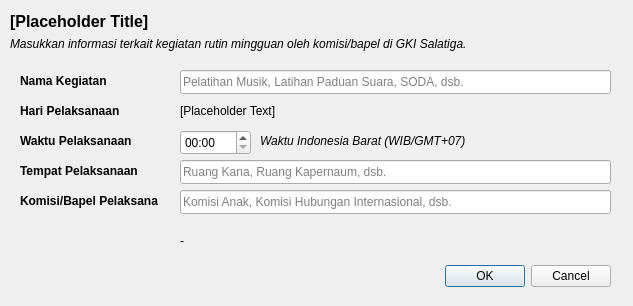
<?xml version="1.0" encoding="UTF-8"?>
<ui version="4.0">
 <class>Dialog</class>
 <widget class="QDialog" name="Dialog">
  <property name="windowModality">
   <enum>Qt::WindowModal</enum>
  </property>
  <property name="geometry">
   <rect>
    <x>0</x>
    <y>0</y>
    <width>633</width>
    <height>306</height>
   </rect>
  </property>
  <property name="windowTitle">
   <string>Tambah/Edit Agenda</string>
  </property>
  <widget class="QDialogButtonBox" name="button_box">
   <property name="geometry">
    <rect>
     <x>20</x>
     <y>260</y>
     <width>591</width>
     <height>32</height>
    </rect>
   </property>
   <property name="orientation">
    <enum>Qt::Horizontal</enum>
   </property>
   <property name="standardButtons">
    <set>QDialogButtonBox::Cancel|QDialogButtonBox::Ok</set>
   </property>
  </widget>
  <widget class="QLabel" name="app_title">
   <property name="geometry">
    <rect>
     <x>10</x>
     <y>10</y>
     <width>391</width>
     <height>21</height>
    </rect>
   </property>
   <property name="font">
    <font>
     <pointsize>12</pointsize>
     <weight>75</weight>
     <bold>true</bold>
    </font>
   </property>
   <property name="text">
    <string>[Placeholder Title]</string>
   </property>
   <property name="alignment">
    <set>Qt::AlignBottom|Qt::AlignLeading|Qt::AlignLeft</set>
   </property>
  </widget>
  <widget class="QLabel" name="app_title_2">
   <property name="geometry">
    <rect>
     <x>10</x>
     <y>30</y>
     <width>601</width>
     <height>21</height>
    </rect>
   </property>
   <property name="font">
    <font>
     <pointsize>9</pointsize>
     <weight>50</weight>
     <italic>true</italic>
     <bold>false</bold>
    </font>
   </property>
   <property name="text">
    <string>Masukkan informasi terkait kegiatan rutin mingguan oleh komisi/bapel di GKI Salatiga.</string>
   </property>
   <property name="alignment">
    <set>Qt::AlignBottom|Qt::AlignLeading|Qt::AlignLeft</set>
   </property>
  </widget>
  <widget class="QLabel" name="label_5">
   <property name="geometry">
    <rect>
     <x>20</x>
     <y>70</y>
     <width>151</width>
     <height>21</height>
    </rect>
   </property>
   <property name="font">
    <font>
     <weight>75</weight>
     <bold>true</bold>
    </font>
   </property>
   <property name="text">
    <string>Nama Kegiatan</string>
   </property>
  </widget>
  <widget class="QLabel" name="label_6">
   <property name="geometry">
    <rect>
     <x>20</x>
     <y>100</y>
     <width>151</width>
     <height>21</height>
    </rect>
   </property>
   <property name="font">
    <font>
     <weight>75</weight>
     <bold>true</bold>
    </font>
   </property>
   <property name="text">
    <string>Hari Pelaksanaan</string>
   </property>
  </widget>
  <widget class="QLabel" name="label_7">
   <property name="geometry">
    <rect>
     <x>20</x>
     <y>130</y>
     <width>151</width>
     <height>21</height>
    </rect>
   </property>
   <property name="font">
    <font>
     <weight>75</weight>
     <bold>true</bold>
    </font>
   </property>
   <property name="text">
    <string>Waktu Pelaksanaan</string>
   </property>
  </widget>
  <widget class="QLabel" name="label_8">
   <property name="geometry">
    <rect>
     <x>20</x>
     <y>160</y>
     <width>151</width>
     <height>21</height>
    </rect>
   </property>
   <property name="font">
    <font>
     <weight>75</weight>
     <bold>true</bold>
    </font>
   </property>
   <property name="text">
    <string>Tempat Pelaksanaan</string>
   </property>
  </widget>
  <widget class="QLineEdit" name="field_name">
   <property name="geometry">
    <rect>
     <x>180</x>
     <y>70</y>
     <width>431</width>
     <height>24</height>
    </rect>
   </property>
   <property name="placeholderText">
    <string>Pelatihan Musik, Latihan Paduan Suara, SODA, dsb.</string>
   </property>
  </widget>
  <widget class="QLineEdit" name="field_place">
   <property name="geometry">
    <rect>
     <x>180</x>
     <y>160</y>
     <width>431</width>
     <height>24</height>
    </rect>
   </property>
   <property name="placeholderText">
    <string>Ruang Kana, Ruang Kapernaum, dsb.</string>
   </property>
  </widget>
  <widget class="QLabel" name="label_status">
   <property name="geometry">
    <rect>
     <x>180</x>
     <y>230</y>
     <width>431</width>
     <height>21</height>
    </rect>
   </property>
   <property name="text">
    <string>-</string>
   </property>
  </widget>
  <widget class="QTimeEdit" name="event_time">
   <property name="geometry">
    <rect>
     <x>180</x>
     <y>130</y>
     <width>71</width>
     <height>25</height>
    </rect>
   </property>
   <property name="displayFormat">
    <string>HH:mm</string>
   </property>
  </widget>
  <widget class="QLineEdit" name="field_representative">
   <property name="geometry">
    <rect>
     <x>180</x>
     <y>190</y>
     <width>431</width>
     <height>24</height>
    </rect>
   </property>
   <property name="placeholderText">
    <string>Komisi Anak, Komisi Hubungan Internasional, dsb.</string>
   </property>
  </widget>
  <widget class="QLabel" name="label_9">
   <property name="geometry">
    <rect>
     <x>20</x>
     <y>190</y>
     <width>151</width>
     <height>21</height>
    </rect>
   </property>
   <property name="font">
    <font>
     <weight>75</weight>
     <bold>true</bold>
    </font>
   </property>
   <property name="text">
    <string>Komisi/Bapel Pelaksana</string>
   </property>
  </widget>
  <widget class="QLabel" name="label_10">
   <property name="geometry">
    <rect>
     <x>260</x>
     <y>130</y>
     <width>291</width>
     <height>21</height>
    </rect>
   </property>
   <property name="font">
    <font>
     <weight>50</weight>
     <italic>true</italic>
     <bold>false</bold>
    </font>
   </property>
   <property name="text">
    <string>Waktu Indonesia Barat (WIB/GMT+07)</string>
   </property>
  </widget>
  <widget class="QLabel" name="field_day">
   <property name="geometry">
    <rect>
     <x>180</x>
     <y>100</y>
     <width>431</width>
     <height>21</height>
    </rect>
   </property>
   <property name="font">
    <font>
     <weight>50</weight>
     <italic>false</italic>
     <bold>false</bold>
    </font>
   </property>
   <property name="text">
    <string>[Placeholder Text]</string>
   </property>
  </widget>
 </widget>
 <tabstops>
  <tabstop>field_name</tabstop>
  <tabstop>event_time</tabstop>
  <tabstop>field_place</tabstop>
  <tabstop>field_representative</tabstop>
 </tabstops>
 <resources/>
 <connections>
  <connection>
   <sender>button_box</sender>
   <signal>accepted()</signal>
   <receiver>Dialog</receiver>
   <slot>accept()</slot>
   <hints>
    <hint type="sourcelabel">
     <x>248</x>
     <y>254</y>
    </hint>
    <hint type="destinationlabel">
     <x>157</x>
     <y>274</y>
    </hint>
   </hints>
  </connection>
  <connection>
   <sender>button_box</sender>
   <signal>rejected()</signal>
   <receiver>Dialog</receiver>
   <slot>reject()</slot>
   <hints>
    <hint type="sourcelabel">
     <x>316</x>
     <y>260</y>
    </hint>
    <hint type="destinationlabel">
     <x>286</x>
     <y>274</y>
    </hint>
   </hints>
  </connection>
 </connections>
</ui>
